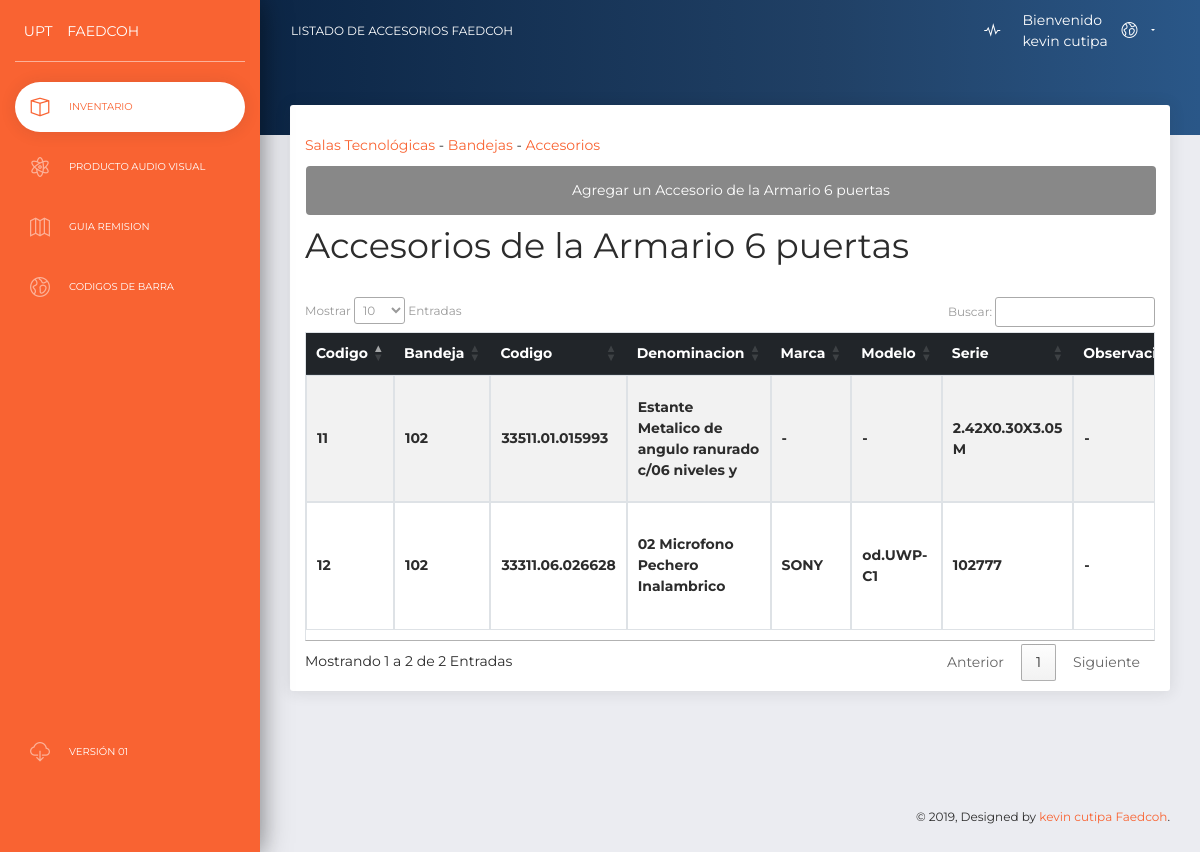
Screenshot of /inventario/listar_accesorios.php?codbandeja=102&codsala=101 (signed in) with the database file from the repository.
### tables this page shows
CREATE TABLE IF NOT EXISTS `bandeja` (
  `codigobandeja` int(11) NOT NULL AUTO_INCREMENT,
  `codigosalatecnologica` int(11) DEFAULT NULL,
  `nombrebandeja` varchar(50) DEFAULT NULL,
  `ubicacion` varchar(50) DEFAULT NULL,  
  PRIMARY KEY (`codigobandeja`)
);

CREATE TABLE IF NOT EXISTS `accesorio` (
  `codigoaccesorio` int(11) NOT NULL AUTO_INCREMENT,
  `codigobandeja` int(11) DEFAULT NULL,
  `codigo` varchar(50) DEFAULT NULL,
  `denominacion` varchar(50) DEFAULT NULL,  
  `marca` varchar(50) DEFAULT NULL,  
  `modelo` varchar(50) DEFAULT NULL,  
  `serie` varchar(50) DEFAULT NULL,    
  `observacion` varchar(200) DEFAULT NULL, 
  `imagen` varchar(100) DEFAULT NULL,  
  `estado` varchar(50) DEFAULT NULL,  
  PRIMARY KEY (`codigoaccesorio`)
);

### seguridad/conexion.php (called while the page is built, shortened)
<?php
function conectarse()
{
if(!($link = mysqli_connect("localhost", "root", "")))
{
	echo "Error conectando a la Base de Datos.";
	exit();
}
	return $link;
}
?>

### inventario/listar_accesorios.php (the view, shortened to what this page needs)
<!doctype html>
<html lang="en">
<head>
  <link href="https://use.fontawesome.com/releases/v5.0.6/css/all.css" rel="stylesheet">
  <link href="../assets/css/bootstrap.min.css" rel="stylesheet" />
  <link href="../assets/css/now-ui-dashboard.css?v=1.1.0" rel="stylesheet" />
  <link href="../assets/demo/demo.css" rel="stylesheet" />
  <link rel="stylesheet" type="text/css" href="https://cdn.datatables.net/1.10.19/css/jquery.dataTables.min.css">
</head>
<body class="">
  <div class="wrapper ">
    <div class="sidebar" data-color="orange">
      <div class="logo">
        <a href="../index.php" class="simple-text logo-mini">
          UPT
        </a>
        <a href="../index.php" class="simple-text logo-normal">
          FAEDCOH
        </a>
      </div>
      <div class="sidebar-wrapper">
        <ul class="nav">
          <li class="active">
            <a href="../inventario/listar_salastecnologicas.php">
              <i class="now-ui-icons design_app"></i>
              <p>Inventario</p>
            </a>
          </li>
          <li>
            <a href="../audiovisuales/listar_audiovisuales.php">
              <i class="now-ui-icons education_atom"></i>
              <p>Producto Audio Visual</p>
            </a>
          </li>
          <li>
            <a href="../guiaremision/listar_guiaremision.php">
              <i class="now-ui-icons location_map-big"></i>
              <p>Guia Remision</p>
            </a>
          </li>
          <li>
            <a href="../inventario/imprimircodbarra.php">
              <i class="now-ui-icons location_world"></i>
              <p>Codigos de Barra </p>
            </a>
          </li>
          <li class="active-pro">
            <a href="#">
              <i class="now-ui-icons arrows-1_cloud-download-93"></i>
              <p>Versión 01</p>
            </a>
          </li>
        </ul>
      </div>
    </div>
    <div class="main-panel">
      <nav class="navbar navbar-expand-lg navbar-transparent  navbar-absolute bg-primary fixed-top">
        <div class="container-fluid">
          <div class="navbar-wrapper">
            <a class="navbar-brand">Listado de Accesorios FAEDCOH</a>
          </div>
          <div class="collapse navbar-collapse justify-content-end" id="navigation">
            <ul class="navbar-nav">
              <li class="nav-item">
                <a class="nav-link" href="#">
                  <i class="now-ui-icons media-2_sound-wave"></i>
                </a>
              </li>
              <div id="txtUser">Bienvenido <br> <?php echo $_SESSION['usuario']['nom']. ' ' .$_SESSION['usuario']['ape'];?></div>
              <li class="nav-item dropdown">
                <a class="nav-link dropdown-toggle" href="http://example.com" id="navbarDropdownMenuLink" data-toggle="dropdown" aria-haspopup="true" aria-expanded="false">
                  <i class="now-ui-icons location_world"></i>
                </a>
              </li>
            </ul>
          </div>
        </div>
      </nav>
      <div class="panel-header panel-header-sm">
      </div>
      <div class="content">
        <div class="row">
          <div class="col-md-12">
            <div class="card ">
              <div class="card-header ">
              </div>
              <div class="card-body ">
                 <section>
                  <?php
                  include ("../seguridad/conexion.php");
                  $codigosala=$_GET['codsala'];
                  $codigobandeja=$_GET['codbandeja'];
                  ?>
                   <?php
                   $consultanombrebandeja="SELECT bandeja.nombrebandeja FROM bandeja WHERE bandeja.codigobandeja=$codigobandeja";
                   $rsnombrebandeja = mysqli_query(conectarse(),$consultanombrebandeja) or die("Fallo la consulta");
                   ?>
                   <?php
                   while($campobandeja = mysqli_fetch_array($rsnombrebandeja)){
                   ?>
                    <a href="listar_salastecnologicas.php">Salas Tecnológicas</a>
                    <a> - </a>
                    <a href="listar_bandejas.php?cod=<?php echo $codigosala?>">Bandejas</a>
                    <a> - </a>
                    <a href="listar_accesorios.php?codbandeja=<?php echo $codigobandeja?>&codsala=<?php echo $codigosala ?>">Accesorios</a>
                    <a type="btn btn-secondary" href="agregar_accesorios.php?codsala=<?php echo $codigosala?>&codbandeja=<?php echo $codigobandeja?>" class="btn btn-secondary btn-lg btn-block" >Agregar un Accesorio de la <?php echo $campobandeja['nombrebandeja']?></a>
                  <h2>Accesorios de la <?php echo $campobandeja['nombrebandeja']?> </h2>
                  <?php
                    }
                  ?>
                 <table id="example2" class="table table-bordered table-striped table-responsive table-hover">
                <thead class="text-center thead-dark">
                  <tr class="tabla">
                      <th >Codigo</th>
                      <th >Bandeja</th>
                      <th >Codigo</th>
                      <th >Denominacion</th>
                      <th >Marca</th>
                      <th >Modelo</th>
                      <th >Serie</th>
                      <th >Observacion</th>
                  </tr>
                </thead>
                <tbody>
                 <?php
                   $instruccion = "SELECT * FROM accesorio WHERE accesorio.codigobandeja=$codigobandeja";
                   $rs = mysqli_query(conectarse(),$instruccion) or die("Fallo la consulta");
                   while($campoaccesorios = mysqli_fetch_array($rs)){
                  ?>
                  <tr>
                      <th><?php echo $campoaccesorios["codigoaccesorio"]; ?></th>
                      <th><?php echo $campoaccesorios["codigobandeja"]; ?></th>
                      <th><?php echo $campoaccesorios["codigo"]; ?></th>
                      <th><?php echo $campoaccesorios["denominacion"]; ?></th>
                      <th><?php echo $campoaccesorios["marca"]; ?></th>
                      <th><?php echo $campoaccesorios["modelo"]; ?></th>
                      <th><?php echo $campoaccesorios['serie']; ?></th>
                      <th><?php echo $campoaccesorios['observacion']; ?></th>
                  </tr>
                  <?php
                   }
                  ?> </tbody>
                </table>
                </section>
              </div>
            </div>
          </div>
        </div>
      </div>
      <footer class="footer">
        <div class="container-fluid">
          <div class="copyright">
            &copy;
            , Designed by
            <a href="#" target="_blank">kevin cutipa</a>
            <a href="#" target="_blank">Faedcoh</a>.
          </div>
        </div>
      </footer>
    </div>
  </div>
</body>
</html>

### assets/demo/demo.css (style rules this page uses)
@media all and (min-width: 992px) { .sidebar .nav>li.active-pro { position: absolute; width: 100%; bottom: 10px; } }
.table>thead>tr>th { font-size: 14px; }

### rows the page displays
bandeja: nombrebandeja "Armario 6 puertas"
accesorio: codigoaccesorio "11", codigobandeja "102", codigo "33511.01.015993", denominacion "Estante Metalico de angulo ranurado c/06 niveles y", marca "-", modelo "-", serie "2.42X0.30X3.05 M", observacion "-"
accesorio: codigoaccesorio "12", codigobandeja "102", codigo "33311.06.026628", denominacion "02 Microfono Pechero Inalambrico", marca "SONY", modelo "od.UWP-C1", serie "102777", observacion "-"

### other values shown
$_SESSION['usuario']['nom'] "kevin"
$_SESSION['usuario']['ape'] "cutipa"
